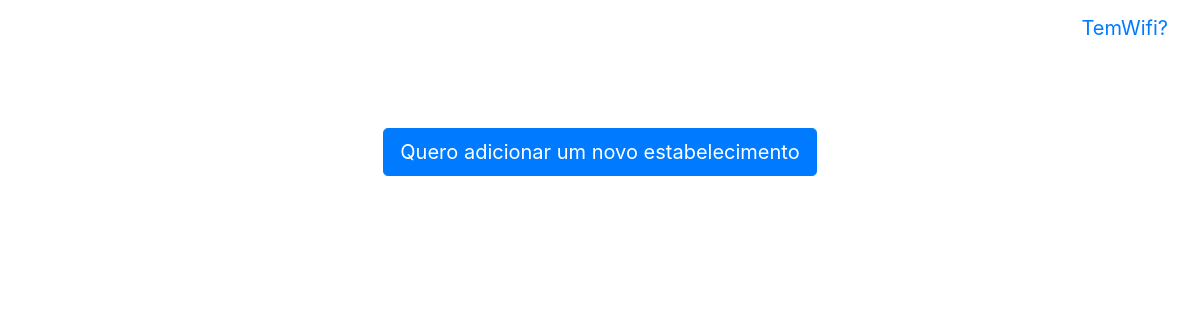
/avaliacoes/, run on an earlier commit of the app's database.
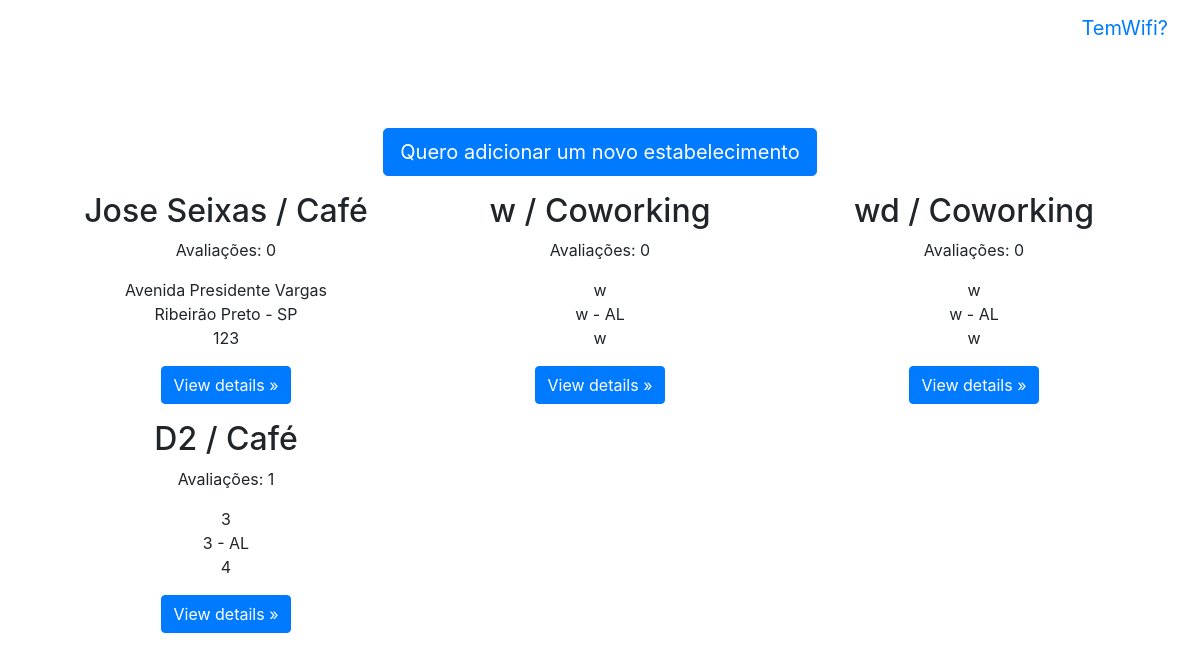
And on a later commit of the database.
### establishments/models.py (models this page shows, shortened)
class Establishment(models.Model):
    ESTABLISHMENT_CATEGORY = (
        (1, _('Café')),
        (2, _('Restaurante')),
        (3, _('Coworking')),
        (4, _('Livraria')),
        (5, _('Outro')),
    )
    zip_code = models.CharField(_('CEP'), max_length=10)
    number = models.IntegerField(_('Número'))
    name = models.CharField(_('Nome'), max_length=250)
    address = models.CharField(_('Endereço'), max_length=250)
    city = models.CharField(_('Cidade'), max_length=64)
    address = models.CharField(_('Endereço'), max_length=250)
    state = BRStateField(_('Estado'))
    country = models.CharField(_('País'), max_length=50)
    category = models.IntegerField(_('Tipo'), default=1, choices=ESTABLISHMENT_CATEGORY)
    create_at = models.DateTimeField(_('Criado em'), default=timezone.now)

### establishments/views.py (the view)
# urls.py: url(r'^avaliacoes/$', EstablishmentListView.as_view(), name='establishmentevaluate_list'),
class EstablishmentListView(ListView):
    template_name = 'establishments/list.html'
    def get_queryset(self):
        if self.request.GET.get('q'):
            return Establishment.objects.filter(name__icontains=self.request.GET.get('q'))
        return Establishment.objects.all()

### establishments/templates/establishments/list.html
{% extends "base.html" %}
{% block container %}
	<p class="mb-3"><a class="btn btn-primary btn-lg" href="{% url 'establishments_create' %}" role="button">Quero adicionar um novo estabelecimento</a></p>
	<div class="row">
		{% for establishment in object_list %}
			{% include "establishments/includes/item.html" %}
		{% endfor %}
	</div>
{% endblock container %}

### templates/base.html (shortened to what this page needs)
<!DOCTYPE html>
<html lang="en">
  <head>
    <link rel="stylesheet" href="https://maxcdn.bootstrapcdn.com/bootstrap/4.0.0-alpha.6/css/bootstrap.min.css">
  </head>
  <body>
  {% include "includes/menu.html" %}
    <div class="container">
    {% block container %}
	  {% endblock container %}
    </div>
  </body>
</html>

### templates/includes/menu.html (shortened to what this page needs)
<nav class="navbar navbar-toggleable-md navbar-inverse bg-inverse fixed-top">
  <button class="navbar-toggler navbar-toggler-right" type="button" data-toggle="collapse" data-target="#navbarsExampleDefault" aria-controls="navbarsExampleDefault" aria-expanded="false" aria-label="Toggle navigation">
  <span class="navbar-toggler-icon"></span>
  </button>
  <a class="navbar-brand" href="#">TemWifi?</a>
</nav>

### establishments/templates/establishments/includes/item.html
<div class="col-md-4">
	<h2>{{ establishment.name }} / {{ establishment.get_category_display }}</h2>
	<p>Avaliações: {{ establishment.evaluates.count }}</p>
	<p>
		{{ establishment.address }} <br>
		{{ establishment.city }} - {{ establishment.state }} <br>
		{{ establishment.country }}
	</p>
	<p><a class="btn btn-primary" href="#" role="button">View details »</a></p>
</div>

### templates/base.html (style rules this page uses)
body { padding-top: 5rem; }
.container { padding: 3rem 1.5rem; text-align: center; }

What changed in the data, as far as the page shows it:
added Establishment: name "Jose Seixas", category "Café", evaluates.count "0", address "Avenida Presidente Vargas", city "Ribeirão Preto", state "SP", country "123"
added Establishment: name "w", category "Coworking", evaluates.count "0", address "w", city "w", state "AL", country "w"
added Establishment: name "wd", category "Coworking", evaluates.count "0", address "w", city "w", state "AL", country "w"
added Establishment: name "D2", category "Café", evaluates.count "1", address "3", city "3", state "AL", country "4"
